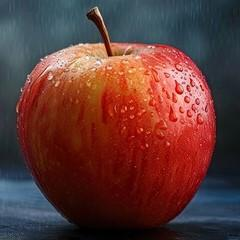
#> input picture Images/flipped_image.jpg, 240 x 240 px
$ python -i transformations.py   (imports and definitions only)
#> lines starting #> are read from the running program, lines starting #| are printed output that depends on the picture
import numpy as np
from scipy.ndimage import convolve

# [37 lines left out: functions rotate, crop, resize, not called in this run]

def stretch(image_data, new_width, new_height):
    """ Stretch or compress the image to fit the given dimensions. """
    return np.array(PILImage.fromarray(image_data).resize((new_width, new_height), resample=PILImage.LANCZOS), dtype=np.uint8)

def to_grayscale(image_data):
    """ Convert the image to grayscale. """
    return np.dot(image_data[...,:3], [0.2989, 0.5870, 0.1140])

# [14 lines left out: function blur, not called in this run]

import numpy as np
from scipy.ndimage import convolve, gaussian_filter

import numpy as np
from scipy.ndimage import convolve, gaussian_filter

def sharpen(image_data, sigma=1, strength=1):
    """ Apply a sharpening effect using a kernel and reduce noise by smoothing first. """

    # Sharpening kernel (3x3 kernel is commonly used)
    kernel = np.array([[ 0, -1,  0],
                       [-1,  5, -1],
                       [ 0, -1,  0]])

    # Apply Gaussian blur before sharpening to reduce noise
    smoothed_img = gaussian_filter(image_data, sigma=sigma)

    # For RGB images, apply the sharpen effect to each channel separately
    if len(image_data.shape) == 3:
        sharpened_img = np.stack([convolve(smoothed_img[:,:,i], kernel, mode='nearest') for i in range(image_data.shape[2])], axis=-1)
    else:
        # For grayscale images, apply convolution directly
        sharpened_img = convolve(smoothed_img, kernel, mode='nearest')

    # Normalize and clip the pixel values to the range [0, 255] to avoid artifacts
    sharpened_img = np.clip(sharpened_img, 0, 255)

    # Apply strength factor to adjust how much sharpening is applied
    sharpened_img = image_data + strength * (sharpened_img - image_data)

    # Ensure the output image has valid uint8 type and values in [0, 255]
    sharpened_img = np.clip(sharpened_img, 0, 255).astype(np.uint8)

    return sharpened_img

# [8 lines left out: function flip, not called in this run]

>>> import cv2
>>> picture = cv2.imread('../Images/flipped_image.jpg', cv2.IMREAD_GRAYSCALE)
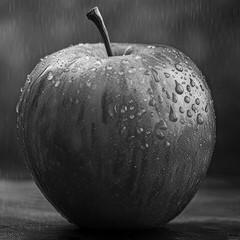
#> picture: shape (240, 240); min 0, max 254, mean 68.7
>>> result = sharpen(picture)
#> in sharpen, `smoothed_img = gaussian_filter(image_data, sigma=sigma)`:
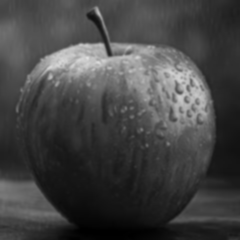
#> smoothed_img: shape (240, 240); min 0, max 224, mean 67.8

$ run again, on Images/input_image.jpg
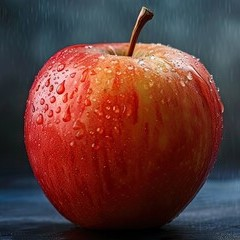
#> input picture Images/input_image.jpg, 240 x 240 px
#> `picture = cv2.imread('../Images/flipped_image.jpg', cv2.IMREAD_GRAYSCA..`:
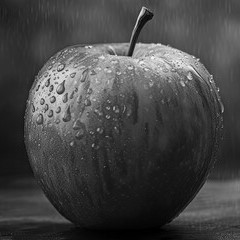
#> picture: shape (240, 240); min 0, max 252, mean 68.8
#> in sharpen, `smoothed_img = gaussian_filter(image_data, sigma=sigma)`:
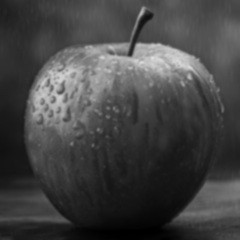
#> smoothed_img: shape (240, 240); min 0, max 223, mean 67.8

$ run again, on Images/rotated_image.jpg
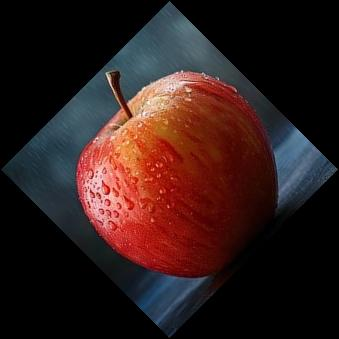
#> input picture Images/rotated_image.jpg, 339 x 339 px
#> `picture = cv2.imread('../Images/flipped_image.jpg', cv2.IMREAD_GRAYSCA..`:
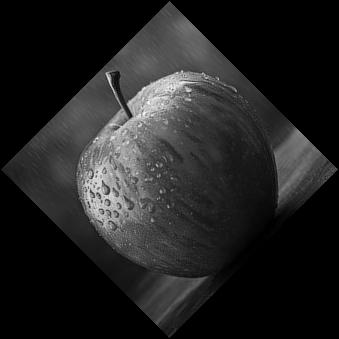
#> picture: shape (339, 339); min 0, max 252, mean 34.1
#> in sharpen, `sharpened_img = convolve(smoothed_img, kernel, mode='nearest')`:
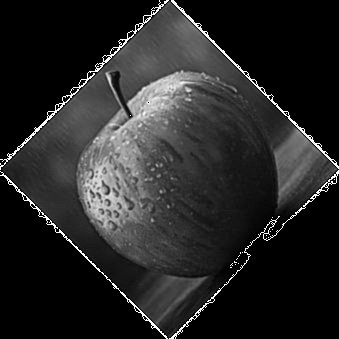
#> sharpened_img: shape (339, 339); min 0, max 255, mean 38.8
